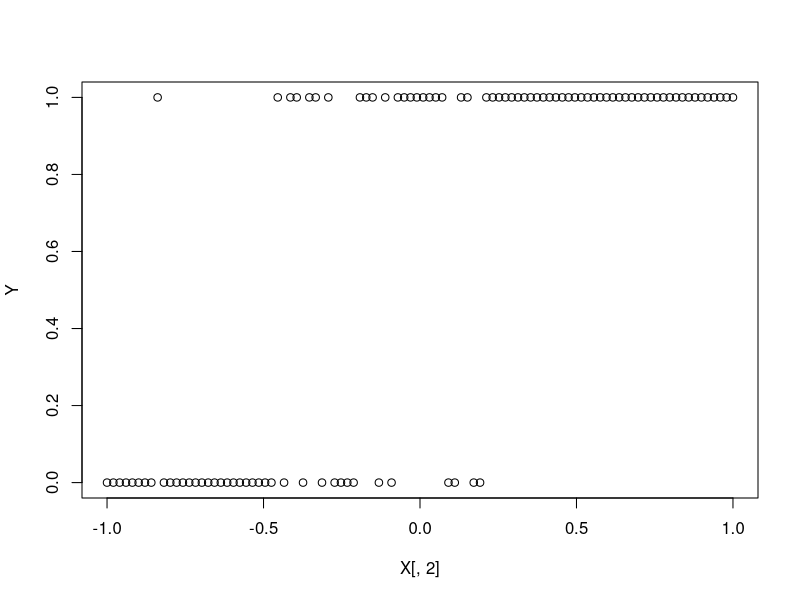

Write R code to recreate this figure. (Note: this script raises an error after producing the figure.)
n = 100
X = cbind(rep(1,n), seq(-1,1,length.out=n))
beta = c(.3, 2)

eta = X %*% beta
mu = pnorm(eta)
Y = rbinom(n, 1, mu)

plot(Y~X[,2])

mod = glm(Y~X[,2], family = binomial(link = "logit"))

beta = c(.3, 1, 1.3, -2)

dados = tibble(
  x1 = runif(n),
  x2 = runif(n),
  x3 = runif(n),
  eta = c(cbind(rep(1,n), x1, x2, x3) %*% beta),
  y   = rbinom(n, 1, pnorm(eta))
) 

mod = glm(y ~ . -eta, family = binomial("probit"), data = dados)
summary(mod)
